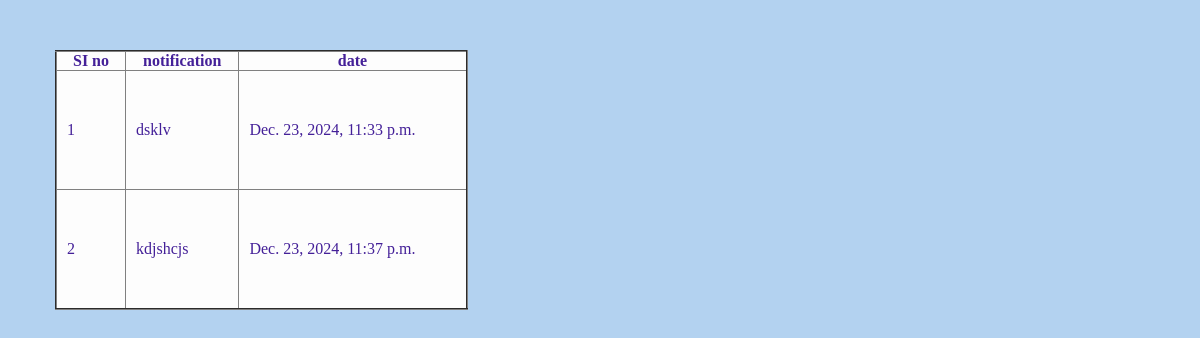
Before: /notification with the older database file.
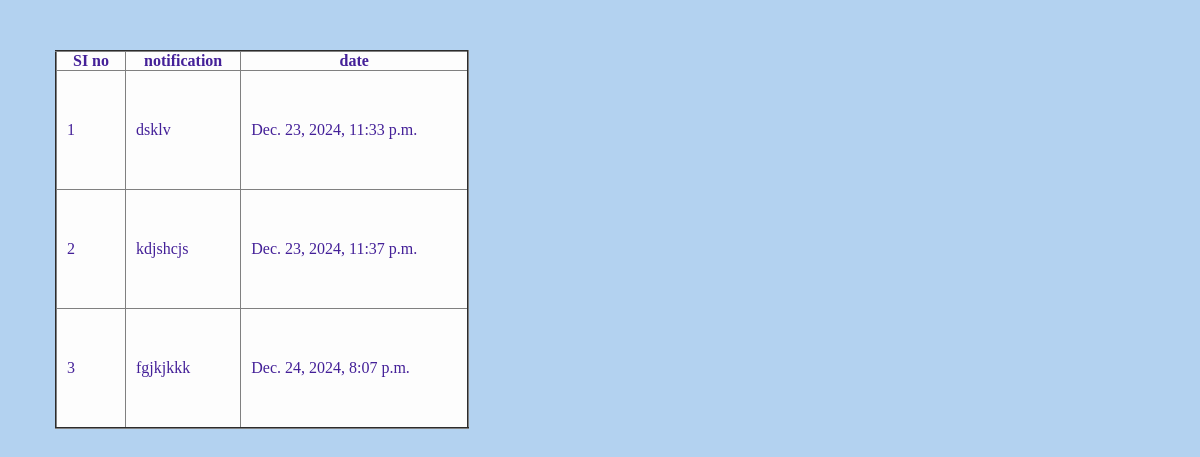
After: the same page with the newer database file.
### administrator/models.py (models this page shows)
class notificationTable(models.Model):
     post=models.CharField(max_length=200,null=True,blank=True)
     date = models.DateTimeField(auto_now_add=True)

### administrator/views.py (the view)
# urls.py: path("notification", notificationpage.as_view(), name="notification"),
class notificationpage(View):
    def get(self,request):
        c= notificationTable.objects.all()
        return render(request,"faculty/notification.html", {'a':c})

### templates/faculty/notification.html (shortened to what this page needs)
<!DOCTYPE html>
<html lang="en">
<head>
    <title>Document</title> <link rel="stylesheet" href="style.css">
</head>
<body class=" bo">
    <table border="2" class="dot" >
        <tr>
        <th>SI no</th>
        <th>notification</th>
        <th>date</th>
    </tr>
    {% for i in a %}
    <tr>
        <td>{{forloop.counter}}</td>
        <td>{{i.post}}</td>
        <td>{{i.date}}</td>
    </tr>
    {%endfor%}
    </table>
</body>
</html>

Changed rows visible on the page:
added notificationTable: post "fgjkjkkk", date "Dec. 24, 2024, 8:07 p.m."
